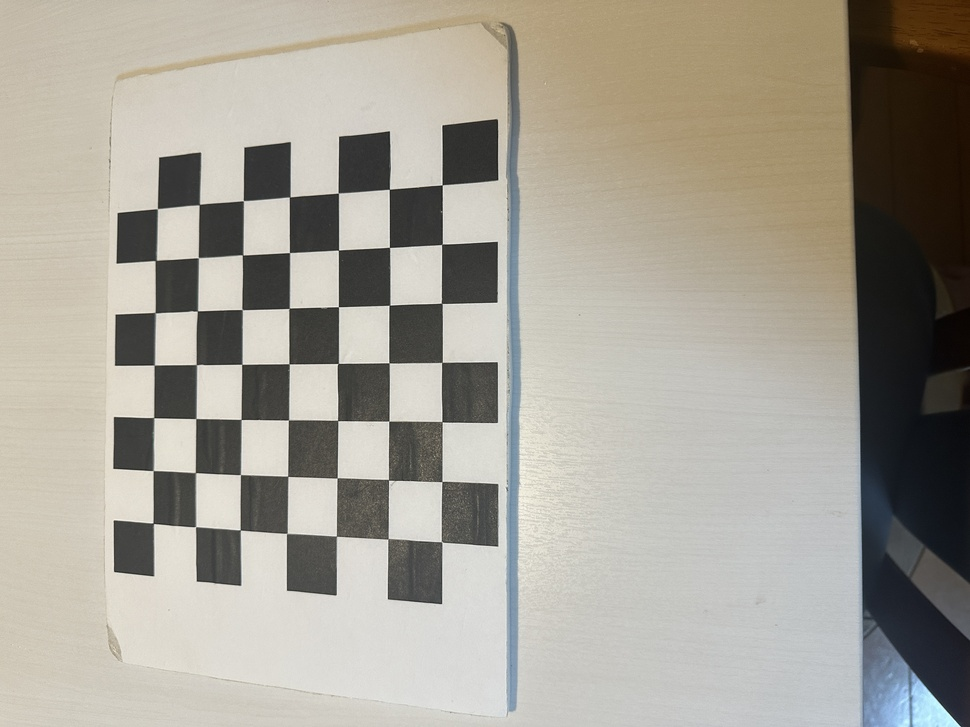
#> input picture SQ-2/images/IMG_001.jpg, 970 x 727 px, shrunk from 4032 x 3024 before the run; its folder holds only this picture in this run
$ python experiments.py
#> lines starting #> are read from the running program, lines starting #| are printed output that depends on the picture
import os
import glob
import random
import csv
import cv2
import numpy as np
import matplotlib.pyplot as plt

# Settings (keep in sync with calibrate.py)
CHECKERBOARD = (7, 7)
SQUARE_SIZE = 25.0
OUTPUT_DIR = "outputs_exp"
os.makedirs(OUTPUT_DIR, exist_ok=True)


def detect_corners_all(image_glob="images/*.jpg"):
#> called with image_glob = 'images/*.jpg'
    paths = sorted(glob.glob(image_glob))
    objp = np.zeros((CHECKERBOARD[0] * CHECKERBOARD[1], 3), np.float32)
    objp[:, :2] = (np.mgrid[0:CHECKERBOARD[0], 0:CHECKERBOARD[1]].T.reshape(-1, 2))
    objp *= SQUARE_SIZE

    objpoints = []
    imgpoints = []
    images = []
    filenames = []
    image_size = None

    for p in paths:
        img = cv2.imread(p)
#> img is the input picture: shape (727, 970, 3); mean B, G, R 149.6, 160.1, 164.3
        if img is None:
            continue
        gray = cv2.cvtColor(img, cv2.COLOR_BGR2GRAY)
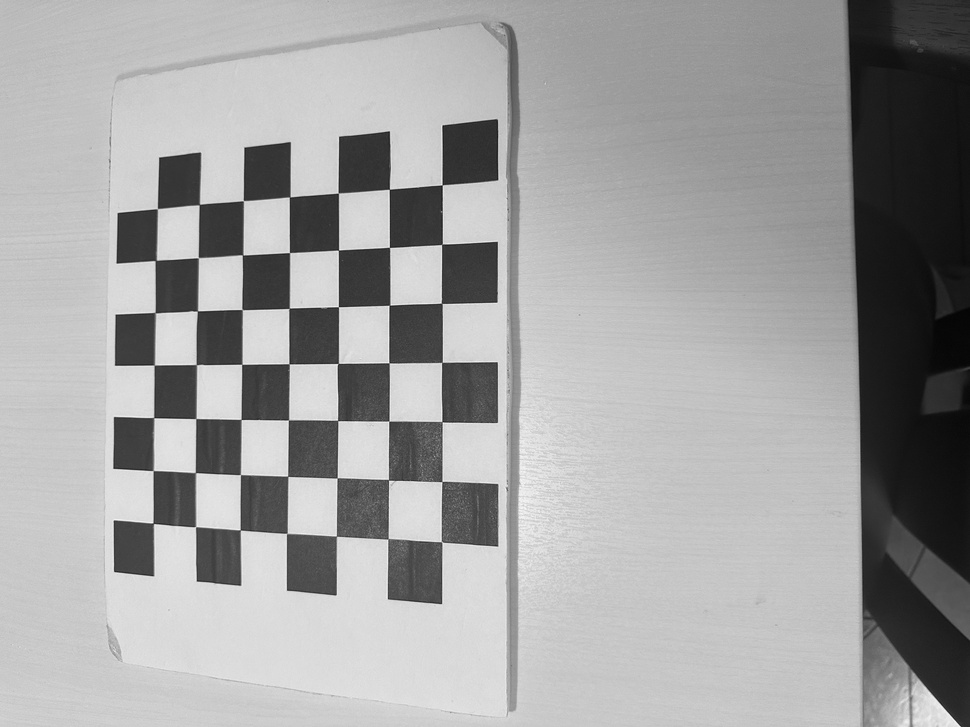
#> gray: shape (727, 970); min 4, max 254, mean 160.2
        if image_size is None:
            image_size = gray.shape[::-1]

        # try the robust SB detector first
        ret, corners = cv2.findChessboardCornersSB(gray, CHECKERBOARD, None)
#> ret = True; corners = 49 rows, first 8: [157.3, 208.6], [199.2, 204.4], [243.2, 200.8], [289.6, 196.8], [338.4, 193.1], [389.4, 189.2], [442.2, 184.9], [155.7, 260.4]

        if not ret:
            print(f"No corners: {p}")
            continue

        objpoints.append(objp.copy())
        imgpoints.append(corners)
        images.append(img)
        filenames.append(os.path.basename(p))

    return {
        "paths": paths,
        "objpoints": objpoints,
        "imgpoints": imgpoints,
        "images": images,
        "filenames": filenames,
        "image_size": image_size,
    }


def calibrate_and_reproj(objpoints, imgpoints, image_size):
    ret, mtx, dist, rvecs, tvecs = cv2.calibrateCamera(objpoints, imgpoints, image_size, None, None)

    # compute mean reprojection error
    mean_error = 0
    for i in range(len(objpoints)):
        imgpoints2, _ = cv2.projectPoints(objpoints[i], rvecs[i], tvecs[i], mtx, dist)
        error = cv2.norm(imgpoints[i], imgpoints2, cv2.NORM_L2) / len(imgpoints2)
        mean_error += error

    mean_error = mean_error / len(objpoints)
    return {
        "ret": ret,
        "mtx": mtx,
        "dist": dist,
        "rvecs": rvecs,
        "tvecs": tvecs,
        "reproj_error": mean_error,
    }


def run_experiments(trials_per_N=5, Ns=None):
    data = detect_corners_all()
#> data = 6 items
    M = len(data["objpoints"])
#> M = 1
    if M == 0:
        print("No valid images with detected corners. Abort.")
        return

    if Ns is None:
        Ns = sorted(list(set([3, 5, 8, 10, 15, 20] + [M])))
#> Ns = [1, 3, 5, 8, 10, 15, 20]
    Ns = [n for n in Ns if n <= M]
#> Ns = [1]

    rows = []

    for n in Ns:
        for t in range(trials_per_N):
            idx = random.sample(range(M), n)
            sel_obj = [data["objpoints"][i] for i in idx]
            sel_img = [data["imgpoints"][i] for i in idx]
            r = calibrate_and_reproj(sel_obj, sel_img, data["image_size"])
            # pose diversity metric: std of rotation vector norms
            rnorms = [np.linalg.norm(rv.ravel()) for rv in r["rvecs"]]
            pose_diversity = float(np.std(rnorms)) if rnorms else 0.0

            rows.append({
                "N": n,
                "trial": t,
                "reproj_error": float(r["reproj_error"]),
                "pose_diversity": pose_diversity,
            })
            print(f"N={n} trial={t} reproj={r['reproj_error']:.4f} pose_div={pose_diversity:.4f}")
#> this loop made 1 pass
#> (printed output is left out)
#> after the loop, rows = 5 items

    # save CSV
    csv_path = os.path.join(OUTPUT_DIR, "experiments.csv")
    with open(csv_path, "w", newline="") as f:
        w = csv.DictWriter(f, fieldnames=["N", "trial", "reproj_error", "pose_diversity"])
        w.writeheader()
        w.writerows(rows)

    # aggregate and plot
    import pandas as pd
    df = pd.DataFrame(rows)
#> df = table of 5 rows and 4 columns
    agg = df.groupby("N").agg({"reproj_error": ["mean", "std"], "pose_diversity": ["mean"]})
#> agg = table of 1 rows and 3 columns
    agg.columns = ["_" .join(col).strip() for col in agg.columns.values]
    agg = agg.reset_index()
#> agg = table of 1 rows and 4 columns

    fig, ax = plt.subplots()
    ax.errorbar(agg["N"], agg["reproj_error_mean"], yerr=agg["reproj_error_std"], marker="o")
    ax.set_xlabel("Number of images (N)")
    ax.set_ylabel("Mean reprojection error (px)")
    ax.set_title("Calibration error vs number of images")
    plt.grid(True)
    plt.savefig(os.path.join(OUTPUT_DIR, "error_vs_N.png"), dpi=150)
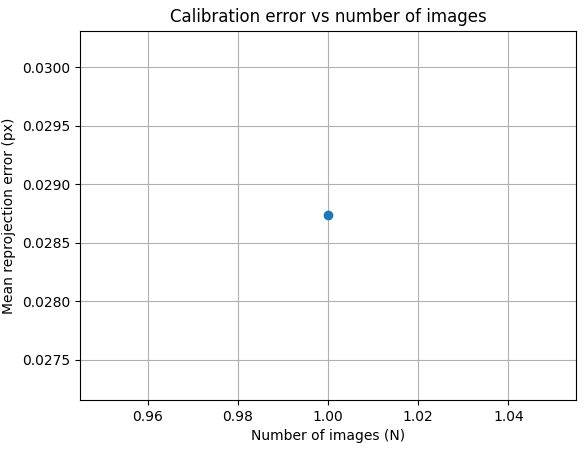
#> figure drawn by matplotlib, 1 panel
    plt.close(fig)

    # simple pose diversity plot
    fig, ax = plt.subplots()
    ax.plot(agg["N"], agg["pose_diversity_mean"], marker="o")
    ax.set_xlabel("Number of images (N)")
    ax.set_ylabel("Pose diversity (std of rotvec norm)")
    ax.set_title("Pose diversity vs N")
    plt.grid(True)
    plt.savefig(os.path.join(OUTPUT_DIR, "pose_diversity_vs_N.png"), dpi=150)
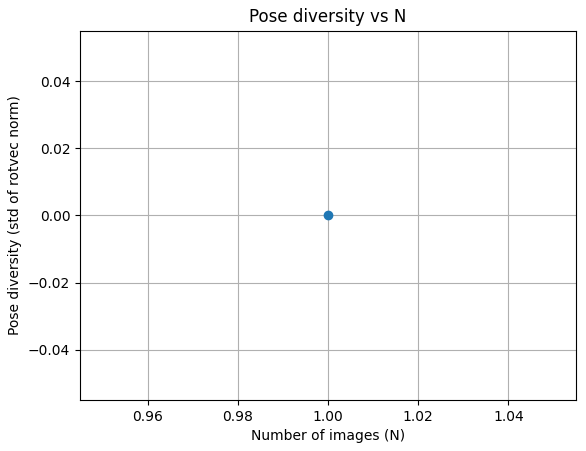
#> figure drawn by matplotlib, 1 panel
    plt.close(fig)

    print(f"Saved CSV to {csv_path} and plots to {OUTPUT_DIR}")
#| Saved CSV to outputs_exp/experiments.csv and plots to outputs_exp


if __name__ == "__main__":
    run_experiments(trials_per_N=5)

$ run again, on SQ-2/images/IMG_005.jpg
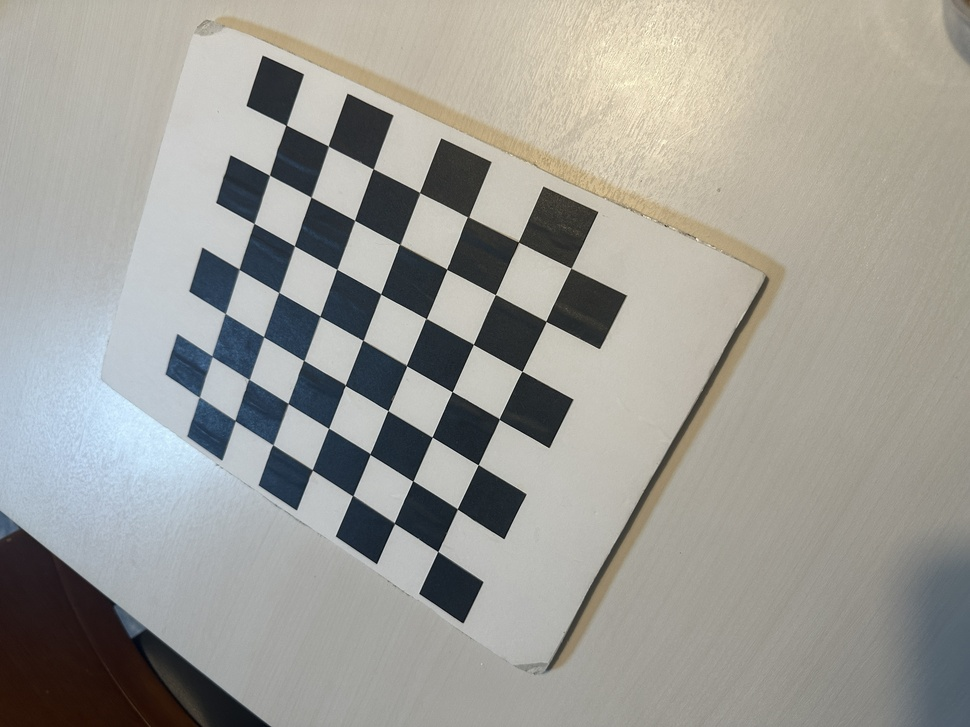
#> input picture SQ-2/images/IMG_005.jpg, 970 x 727 px, shrunk from 4032 x 3024 before the run
#> in detect_corners_all, img is the input picture: shape (727, 970, 3); mean B, G, R 150.5, 156.2, 157.2
#> in detect_corners_all, `gray = cv2.cvtColor(img, cv2.COLOR_BGR2GRAY)`:
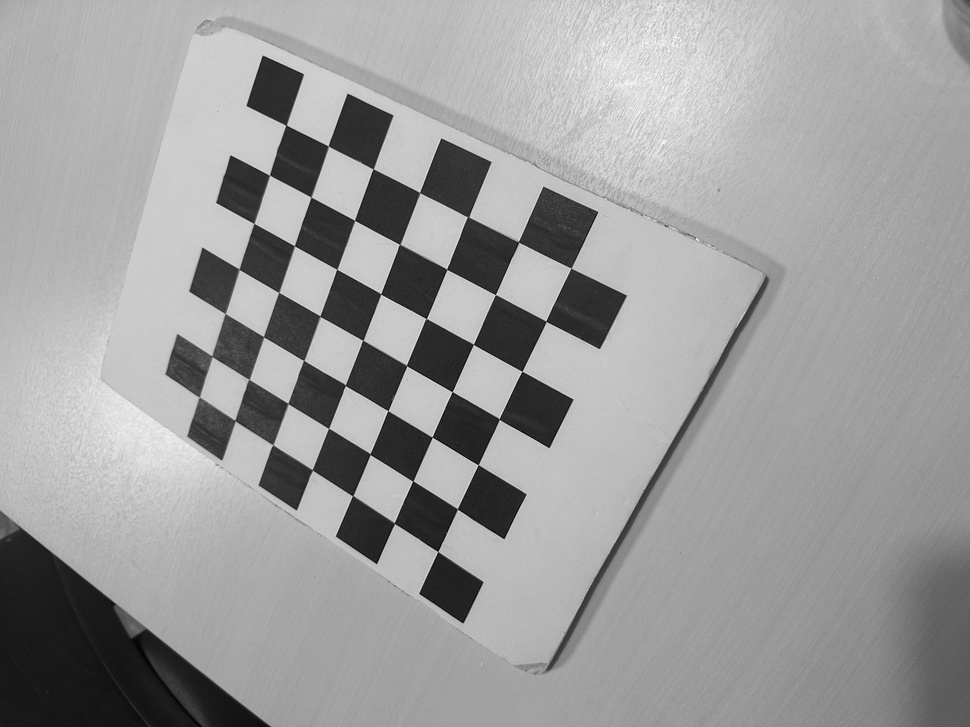
#> gray: shape (727, 970); min 3, max 251, mean 155.9
#> in detect_corners_all, `ret, corners = cv2.findChessboardCornersSB(gray, CHECKERBOARD, None)`: ret = True; corners = 49 rows, first 8: [285.9, 125.1], [328.2, 146], [373.1, 168.8], [419.8, 192.6], [467.9, 217], [518.7, 242.1], [571, 268.2], [269.2, 175.1]
#> data = 6 items
#> M = 1
#> in run_experiments, `Ns = sorted(list(set([3, 5, 8, 10, 15, 20] + [M])))`: Ns = [1, 3, 5, 8, 10, 15, 20]
#> in run_experiments, `Ns = [n for n in Ns if n <= M]`: Ns = [1]
#> the loop in run_experiments, `for n in Ns:` made 1 pass
#> (printed output is left out)
#> after the loop in run_experiments, `for n in Ns:`: rows = 5 items
#> df = table of 5 rows and 4 columns
#> in run_experiments, `agg = df.groupby("N").agg({"reproj_error": ["mean", "std"], "pose_dive..`: agg = table of 1 rows and 3 columns
#> in run_experiments, `agg = agg.reset_index()`: agg = table of 1 rows and 4 columns
#> in run_experiments, `plt.savefig(os.path.join(OUTPUT_DIR, "error_vs_N.png"), dpi=150)`:
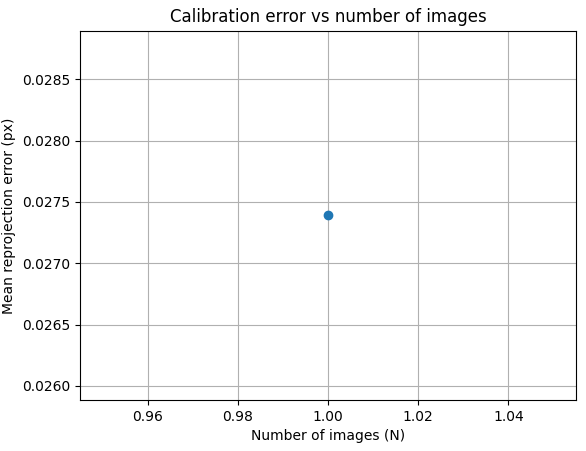
#> figure drawn by matplotlib, 1 panel
#| Saved CSV to outputs_exp/experiments.csv and plots to outputs_exp

$ run again, on SQ-2/images/IMG_006.jpg
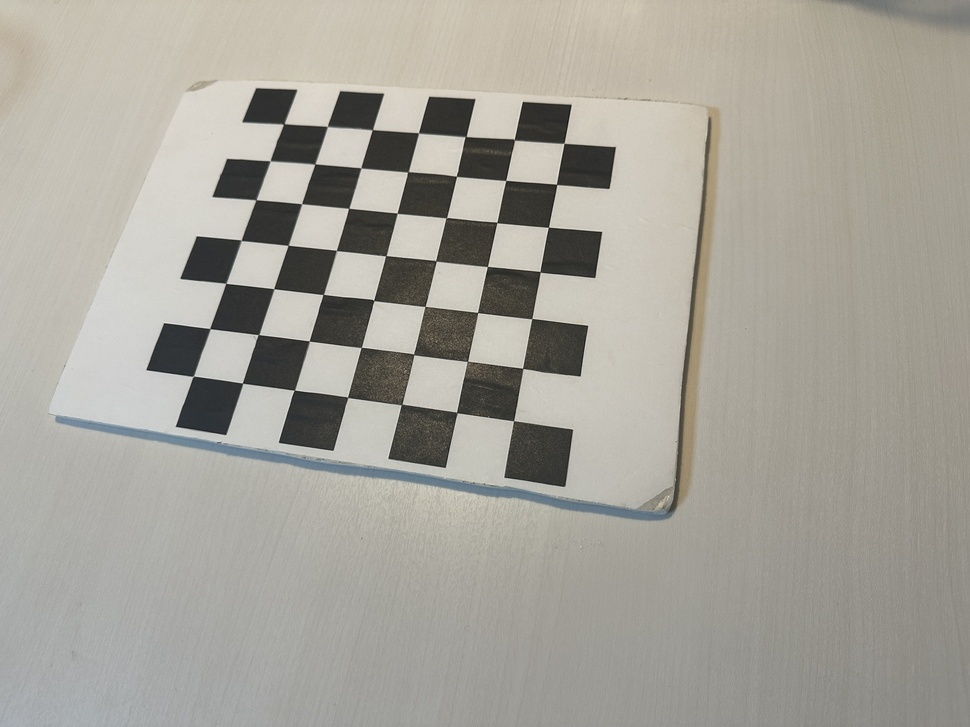
#> input picture SQ-2/images/IMG_006.jpg, 970 x 727 px, shrunk from 4032 x 3024 before the run
#> in detect_corners_all, img is the input picture: shape (727, 970, 3); mean B, G, R 154.1, 162.8, 165.5
#> in detect_corners_all, `ret, corners = cv2.findChessboardCornersSB(gray, CHECKERBOARD, None)`: ret = True; corners = 49 rows, first 8: [283.5, 123.9], [327.3, 126.3], [372.2, 129.6], [418.5, 133], [465.7, 136.3], [514.6, 139.4], [564.1, 143.3], [269.8, 160.8]
#> data = 6 items
#> M = 1
#> in run_experiments, `Ns = sorted(list(set([3, 5, 8, 10, 15, 20] + [M])))`: Ns = [1, 3, 5, 8, 10, 15, 20]
#> in run_experiments, `Ns = [n for n in Ns if n <= M]`: Ns = [1]
#> the loop in run_experiments, `for n in Ns:` made 1 pass
#> (printed output is left out)
#> after the loop in run_experiments, `for n in Ns:`: rows = 5 items
#> df = table of 5 rows and 4 columns
#> in run_experiments, `agg = df.groupby("N").agg({"reproj_error": ["mean", "std"], "pose_dive..`: agg = table of 1 rows and 3 columns
#> in run_experiments, `agg = agg.reset_index()`: agg = table of 1 rows and 4 columns
#> in run_experiments, `plt.savefig(os.path.join(OUTPUT_DIR, "error_vs_N.png"), dpi=150)`:
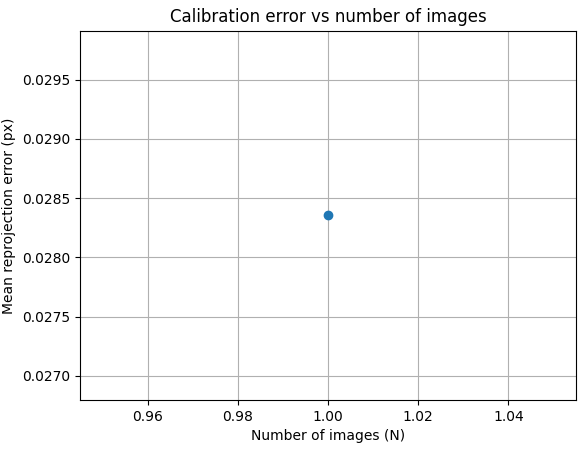
#> figure drawn by matplotlib, 1 panel
#| Saved CSV to outputs_exp/experiments.csv and plots to outputs_exp

$ run again, on SQ-2/images/IMG_007.jpg
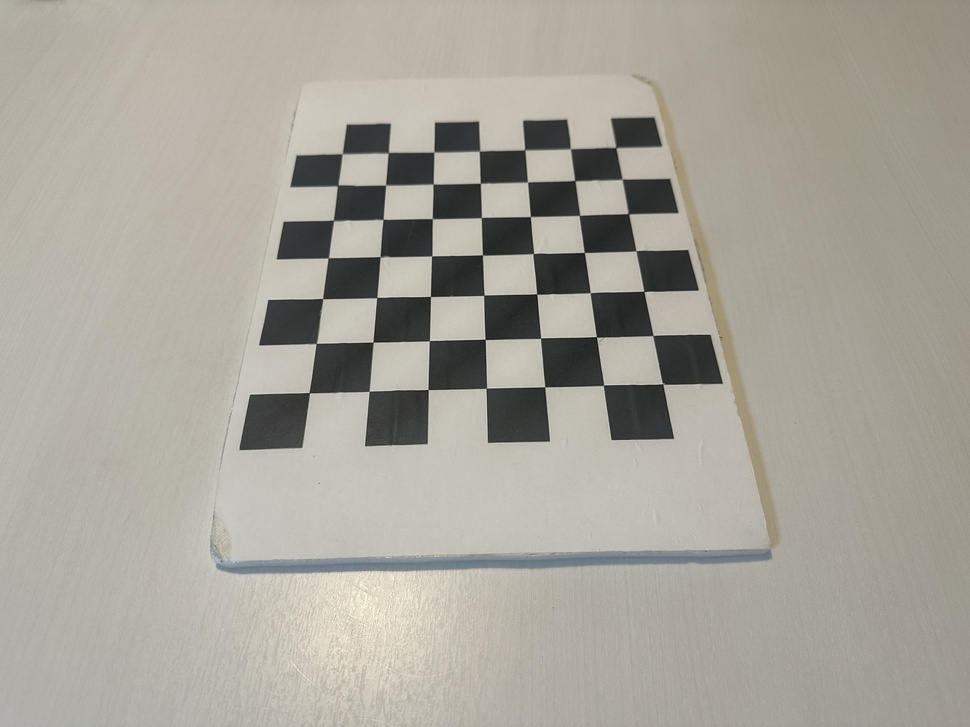
#> input picture SQ-2/images/IMG_007.jpg, 970 x 727 px, shrunk from 4032 x 3024 before the run
#> in detect_corners_all, img is the input picture: shape (727, 970, 3); mean B, G, R 154.2, 163.8, 167.3
#> in detect_corners_all, `ret, corners = cv2.findChessboardCornersSB(gray, CHECKERBOARD, None)`: ret = True; corners = 49 rows, first 8: [342.1, 153.7], [388.1, 152.5], [433.9, 151.9], [479.5, 150.8], [524.9, 149.7], [570.7, 148.6], [616, 147.2], [337.8, 185.3]
#> data = 6 items
#> M = 1
#> in run_experiments, `Ns = sorted(list(set([3, 5, 8, 10, 15, 20] + [M])))`: Ns = [1, 3, 5, 8, 10, 15, 20]
#> in run_experiments, `Ns = [n for n in Ns if n <= M]`: Ns = [1]
#> the loop in run_experiments, `for n in Ns:` made 1 pass
#> (printed output is left out)
#> after the loop in run_experiments, `for n in Ns:`: rows = 5 items
#> df = table of 5 rows and 4 columns
#> in run_experiments, `agg = df.groupby("N").agg({"reproj_error": ["mean", "std"], "pose_dive..`: agg = table of 1 rows and 3 columns
#> in run_experiments, `agg = agg.reset_index()`: agg = table of 1 rows and 4 columns
#> in run_experiments, `plt.savefig(os.path.join(OUTPUT_DIR, "error_vs_N.png"), dpi=150)`:
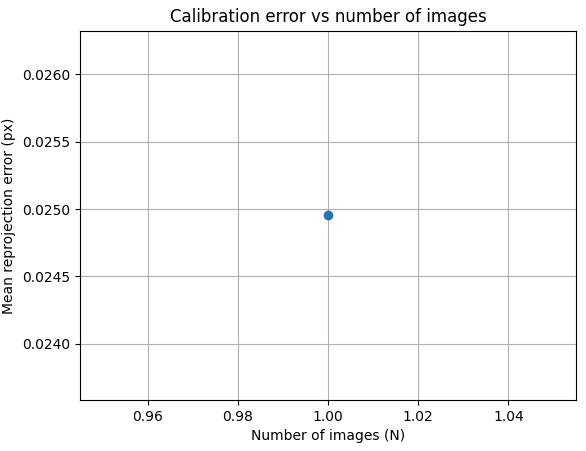
#> figure drawn by matplotlib, 1 panel
#| Saved CSV to outputs_exp/experiments.csv and plots to outputs_exp
